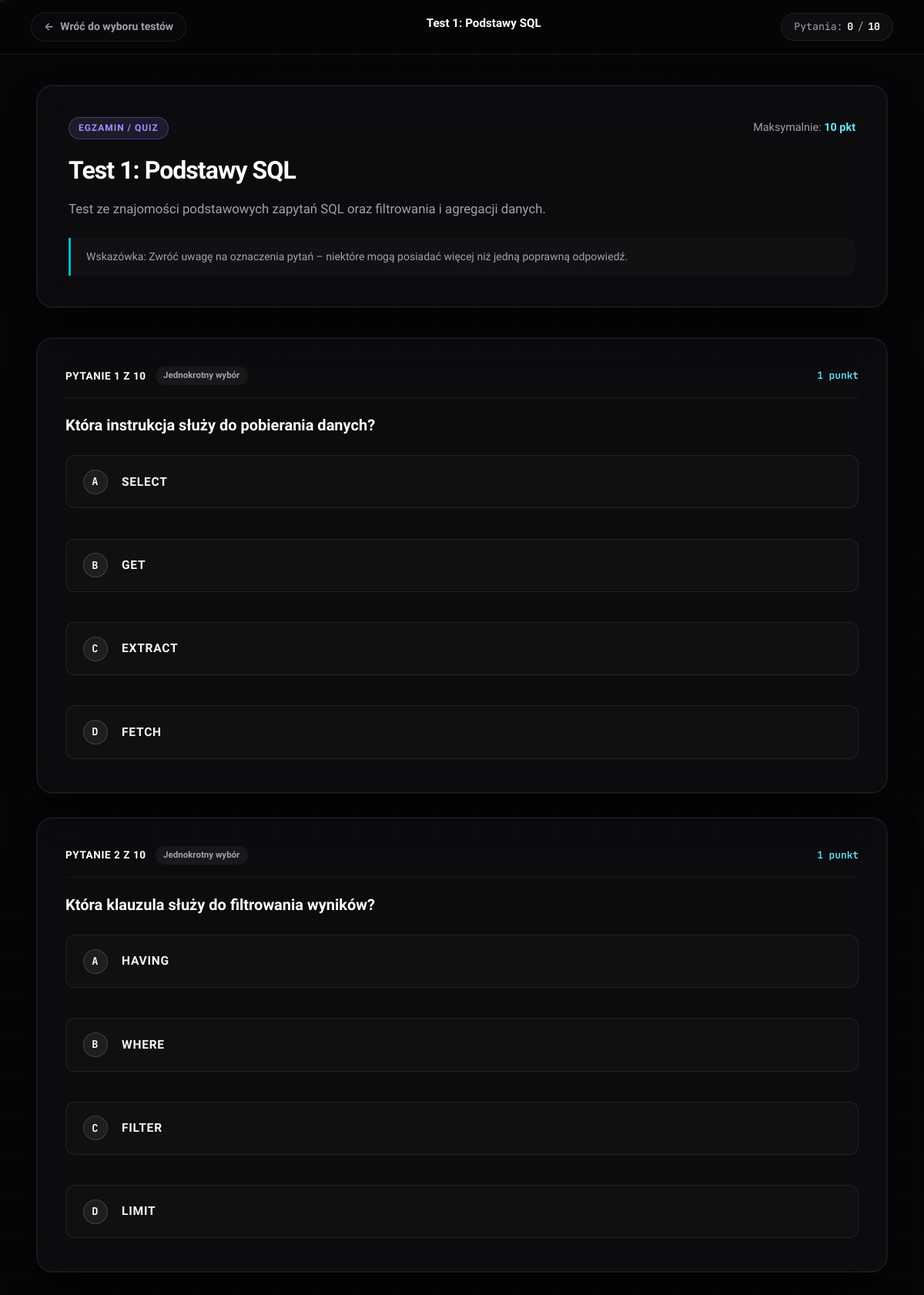
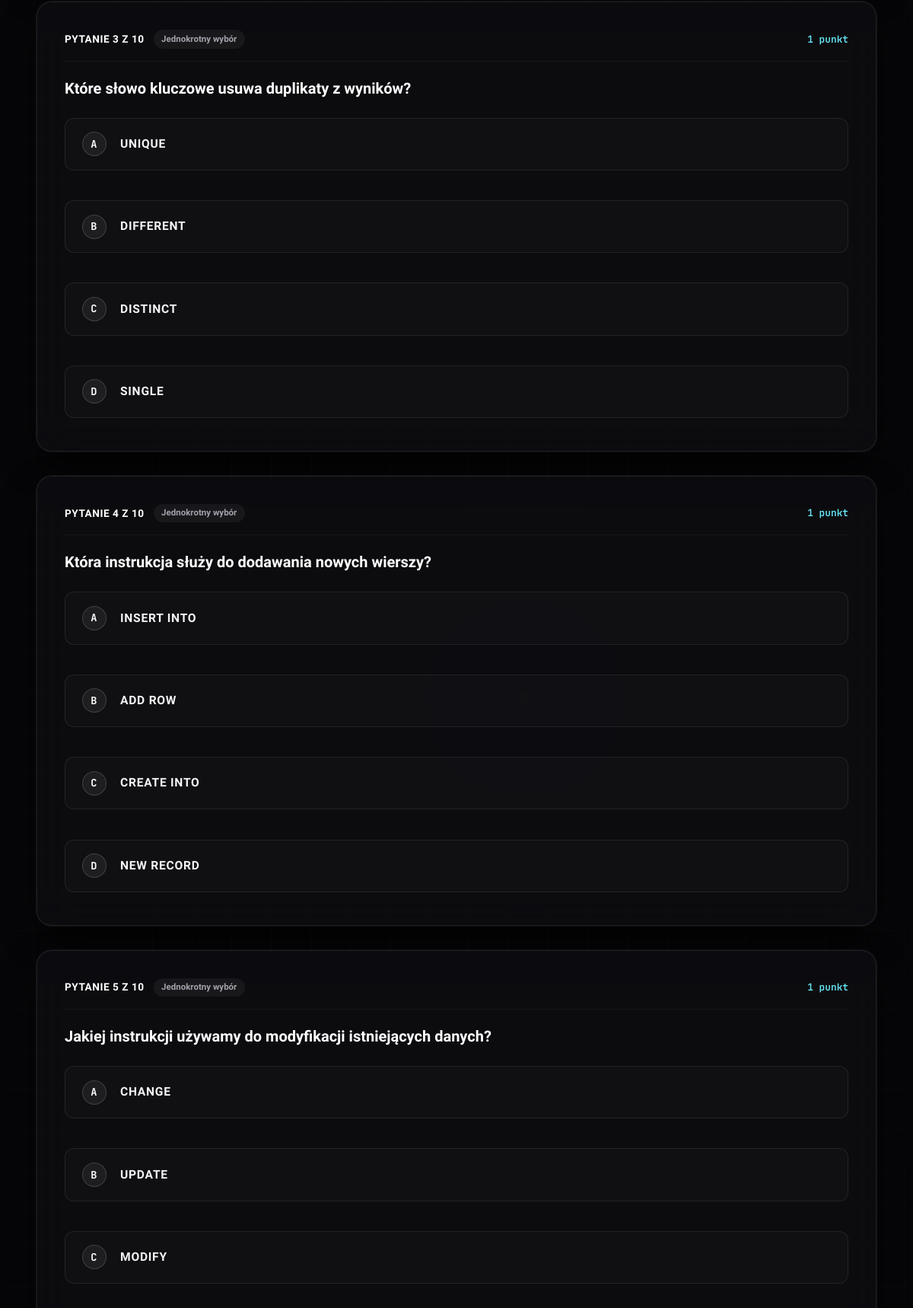
The app's page /testy.php?id=1 (signed in, upper part) with its own data (2 pictures, top to bottom).
### tables this page shows
CREATE TABLE test(
    id int unsigned AUTO_INCREMENT PRIMARY KEY,
    nazwa text not null,
    opis text,
    max_pkt int not null DEFAULT 0
);

CREATE TABLE pytania(
    id int unsigned AUTO_INCREMENT PRIMARY KEY,
    id_testu int unsigned not null,
    tresc text not null,
    pkt int not null DEFAULT 1,
    dobra_odp varchar(1) not null DEFAULT 'A',
    CONSTRAINT fk_pytania_test FOREIGN KEY (id_testu) REFERENCES test(id) ON DELETE CASCADE
);

CREATE TABLE odpowiedzi(
    id_odp int unsigned AUTO_INCREMENT PRIMARY KEY,
    id_pytania int unsigned not null,
    tresc text not null,
    literka varchar(1) not null,
    poprawna boolean not null DEFAULT 0,
    CONSTRAINT fk_odpowiedzi_pytanie FOREIGN KEY (id_pytania) REFERENCES pytania(id) ON DELETE CASCADE
);

### testy.php (the view, shortened to what this page needs)
<?php
require_once __DIR__ . '/db.php';
$test_id = (int)($_GET['id'] ?? 0);
$stmt = mysqli_prepare($conn, "SELECT id, nazwa, opis, max_pkt FROM test WHERE id = ?");
mysqli_stmt_bind_param($stmt, "i", $test_id);
mysqli_stmt_execute($stmt);
$test_res = mysqli_stmt_get_result($stmt);
$test = mysqli_fetch_assoc($test_res);
$q_stmt = mysqli_prepare($conn, "SELECT id, tresc, pkt, dobra_odp FROM pytania WHERE id_testu = ? ORDER BY id ASC");
mysqli_stmt_bind_param($q_stmt, "i", $test_id);
mysqli_stmt_execute($q_stmt);
$q_res = mysqli_stmt_get_result($q_stmt);
$questions = [];
while ($q = mysqli_fetch_assoc($q_res)) {
    $a_stmt = mysqli_prepare($conn, "SELECT id_odp, tresc, literka, poprawna FROM odpowiedzi WHERE id_pytania = ? ORDER BY literka ASC, id_odp ASC");
    mysqli_stmt_bind_param($a_stmt, "i", $q['id']);
    mysqli_stmt_execute($a_stmt);
    $a_res = mysqli_stmt_get_result($a_stmt);
    $answers = [];
    $correct_count = 0;
    while ($a = mysqli_fetch_assoc($a_res)) {
        if (!empty($a['poprawna'])) {
            $correct_count++;
        }
        $answers[] = $a;
    }
    $q['answers'] = $answers;
    $q['is_multiple'] = ($correct_count > 1);
    $questions[] = $q;
}
$total_questions = count($questions);
?>
<!DOCTYPE html>
<html lang="pl">
<head>
    <link rel="stylesheet" href="style.css">
</head>
<body class="test-runner-page">
    <div class="bg-animation" aria-hidden="true">
        <div class="bg-grid"></div>
        <div class="glow-orb orb-3"></div>
        <div class="particles">
        </div>
    </div>
    <nav class="test-nav">
        <div class="test-nav-left">
            <a href="main.php" class="btn-back">
                <span class="arrow">&larr;</span>
                <span>Wróć do wyboru testów</span>
            </a>
        </div>
        <div class="test-nav-title">
            <span class="test-running-name"><?= htmlspecialchars($test['nazwa']) ?></span>
        </div>
        <div class="test-nav-right">
            <div class="progress-pill">
                <span>Pytania:</span>
                <strong id="answeredCount">0</strong> / <strong><?= $total_questions ?></strong>
            </div>
        </div>
    </nav>
    <div class="test-container">
        <header class="test-header-card">
            <div class="test-header-top">
                <span class="test-category-tag">Egzamin / Quiz</span>
                <span class="test-max-score">Maksymalnie: <strong><?= (int)$test['max_pkt'] ?> pkt</strong></span>
            </div>
            <h1 class="test-main-title"><?= htmlspecialchars($test['nazwa']) ?></h1>
            <p class="test-main-desc"><?= htmlspecialchars($test['opis'] ?: 'Odpowiedz na wszystkie pytania i zatwierdź test na dole strony.') ?></p>
            <div class="test-instruction">
                <span>Wskazówka: Zwróć uwagę na oznaczenia pytań – niektóre mogą posiadać więcej niż jedną poprawną odpowiedź.</span>
            </div>
        </header>
        <?php if ($total_questions === 0): ?>
            <div class="empty-state">
                <h3>Ten test nie zawiera jeszcze żadnych pytań</h3>
                <p>Nauczyciel nie dodał pytań do tego testu.</p>
                <a href="main.php" class="btn-primary" style="margin-top: 1rem;">Powrót do menu</a>
            </div>
        <?php else: ?>
            <form action="wynik.php" method="POST" id="testForm">
                <div class="questions-list">
                    <?php foreach ($questions as $index => $q): ?>
                        <?php
                            $q_num = $index + 1;
                        ?>
                        <div class="question-card" id="q-card-<?= $q['id'] ?>" data-question-id="<?= $q['id'] ?>">
                            <div class="question-card-header">
                                <div class="q-number-badge">
                                    <span class="q-badge-num">Pytanie <?= $q_num ?> z <?= $total_questions ?></span>
                                    <?php if ($q['is_multiple']): ?>
                                        <span class="q-type-badge multi">Wielokrotny wybór</span>
                                    <?php else: ?>
                                        <span class="q-type-badge single">Jednokrotny wybór</span>
                                    <?php endif; ?>
                                </div>
                                <div class="q-points-badge">
                                    <?= (int)$q['pkt'] ?> <?= (int)$q['pkt'] === 1 ? 'punkt' : 'punkty' ?>
                                </div>
                            </div>
                            <div class="question-body">
                                <h3 class="question-text"><?= htmlspecialchars($q['tresc']) ?></h3>
                                <div class="options-container">
                                    <?php foreach ($q['answers'] as $ans): ?>
                                        <label class="option-card" for="opt-<?= $ans['id_odp'] ?>">
                                            <span class="option-indicator"><?= htmlspecialchars($ans['literka']) ?></span>
                                            <span class="option-label-text"><?= htmlspecialchars($ans['tresc']) ?></span>
                                        </label>
                                    <?php endforeach; ?>
                                </div>
                            </div>
                        </div>
                    <?php endforeach; ?>
                </div>
            </form>
        <?php endif; ?>
    </div>
</body>
</html>

### records on screen
test: nazwa "Test 1: Podstawy SQL", max_pkt "10", opis "Test ze znajomości podstawowych zapytań SQL oraz filtrowania i agregacji danych."
pytania: q_num "1", pkt "1", shows "punkt", tresc "Która instrukcja służy do pobierania danych?"
odpowiedzi: literka "A", tresc "SELECT"
odpowiedzi: literka "B", tresc "GET"
odpowiedzi: literka "C", tresc "EXTRACT"
odpowiedzi: literka "D", tresc "FETCH"
pytania: q_num "2", pkt "1", shows "punkt", tresc "Która klauzula służy do filtrowania wyników?"
odpowiedzi: literka "A", tresc "HAVING"
odpowiedzi: literka "B", tresc "WHERE"
odpowiedzi: literka "C", tresc "FILTER"
odpowiedzi: literka "D", tresc "LIMIT"
pytania: q_num "3", pkt "1", shows "punkt", tresc "Które słowo kluczowe usuwa duplikaty z wyników?"
odpowiedzi: literka "A", tresc "UNIQUE"
odpowiedzi: literka "B", tresc "DIFFERENT"
odpowiedzi: literka "C", tresc "DISTINCT"
odpowiedzi: literka "D", tresc "SINGLE"
pytania: q_num "4", pkt "1", shows "punkt", tresc "Która instrukcja służy do dodawania nowych wierszy?"
odpowiedzi: literka "A", tresc "INSERT INTO"
odpowiedzi: literka "B", tresc "ADD ROW"
odpowiedzi: literka "C", tresc "CREATE INTO"
odpowiedzi: literka "D", tresc "NEW RECORD"
pytania: q_num "5", pkt "1", shows "punkt", tresc "Jakiej instrukcji używamy do modyfikacji istniejących danych?"
odpowiedzi: literka "A", tresc "CHANGE"
odpowiedzi: literka "B", tresc "UPDATE"
odpowiedzi: literka "C", tresc "MODIFY"

### other values on screen
$total_questions "10"
